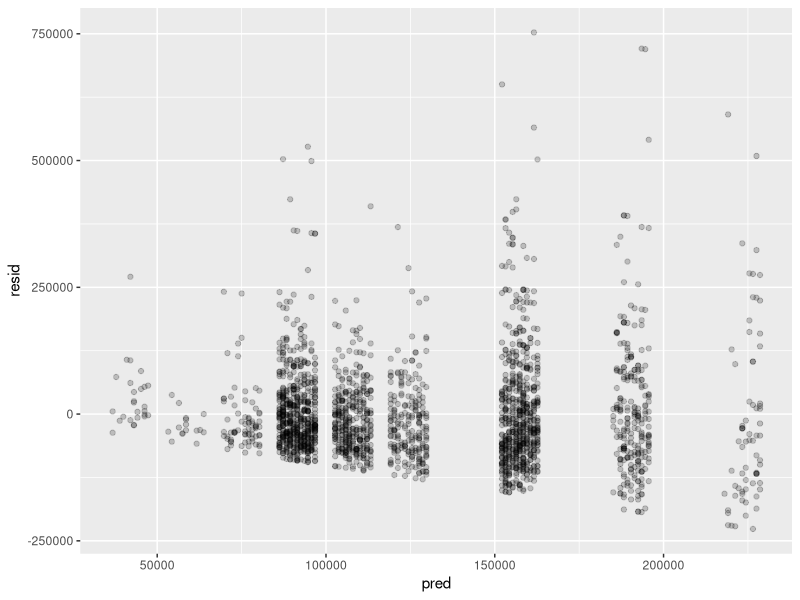

Source code (R):
## ---- chunk 1
#| echo: false
library(ggplot2)
library(sandwich)
## ---- chunk 2
cps<- read.csv("California_CPS_degrees.csv")

mod1<- lm(income~ education + age,data=cps)

summary(mod1)

## ---- chunk 3
df.mat<- data.frame(constant=rep(1,length(cps$income)), edu=cps$education, age=cps$age)

X<- data.matrix(df.mat)

solve(t(X)%*%X)%*%t(X)%*%(cps$income)

## ---- chunk 4

pred<- predict(mod1)
resid<- residuals(mod1)

df<- data.frame(pred=pred,resid=resid)


rplot<- ggplot(df, aes(x=pred,y=resid)) + geom_point(alpha=.2)

rplot
## ---- chunk 5
sandwich(mod1)

sqrt(diag(sandwich(mod1)))

## ---- chunk 6
D<- diag(resid^2)

dim(D)

betavar<- solve(t(X)%*%X)%*%t(X)%*%D%*%X%*%solve(t(X)%*%X)

sqrt(diag(betavar))

## ---- chunk 7
#| echo: false
netocox <- read.csv("netocox.csv")
netocox$enpres <- netocox$ENPRES 
netocox$eneth <- netocox$ENETH
netocox$ro <- netocox$RUNOFF

attach(netocox)

## ---- chunk 8
mod2<- lm(netocox$ENPRES~netocox$RUNOFF+netocox$ENETH)
summary(mod2)
